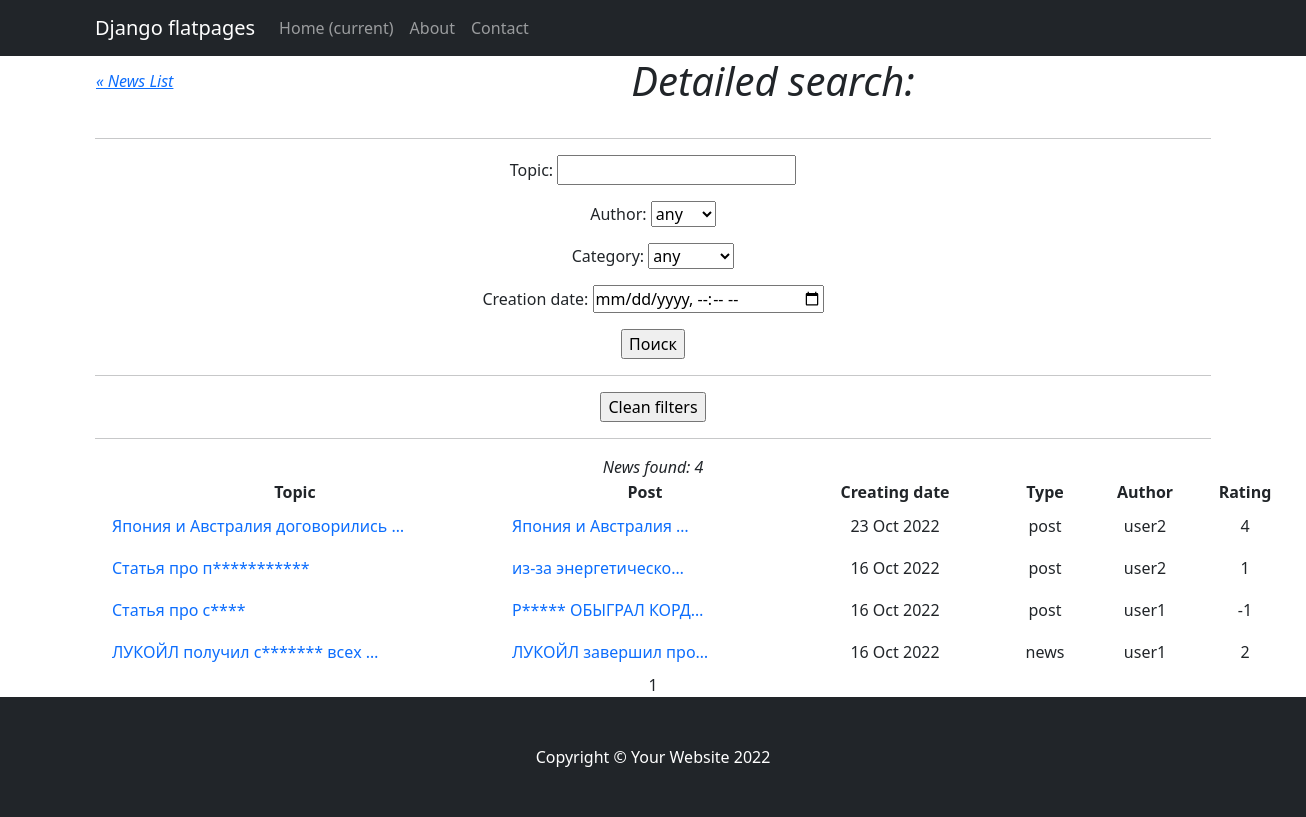
Page /news/search/ on the earlier database version.
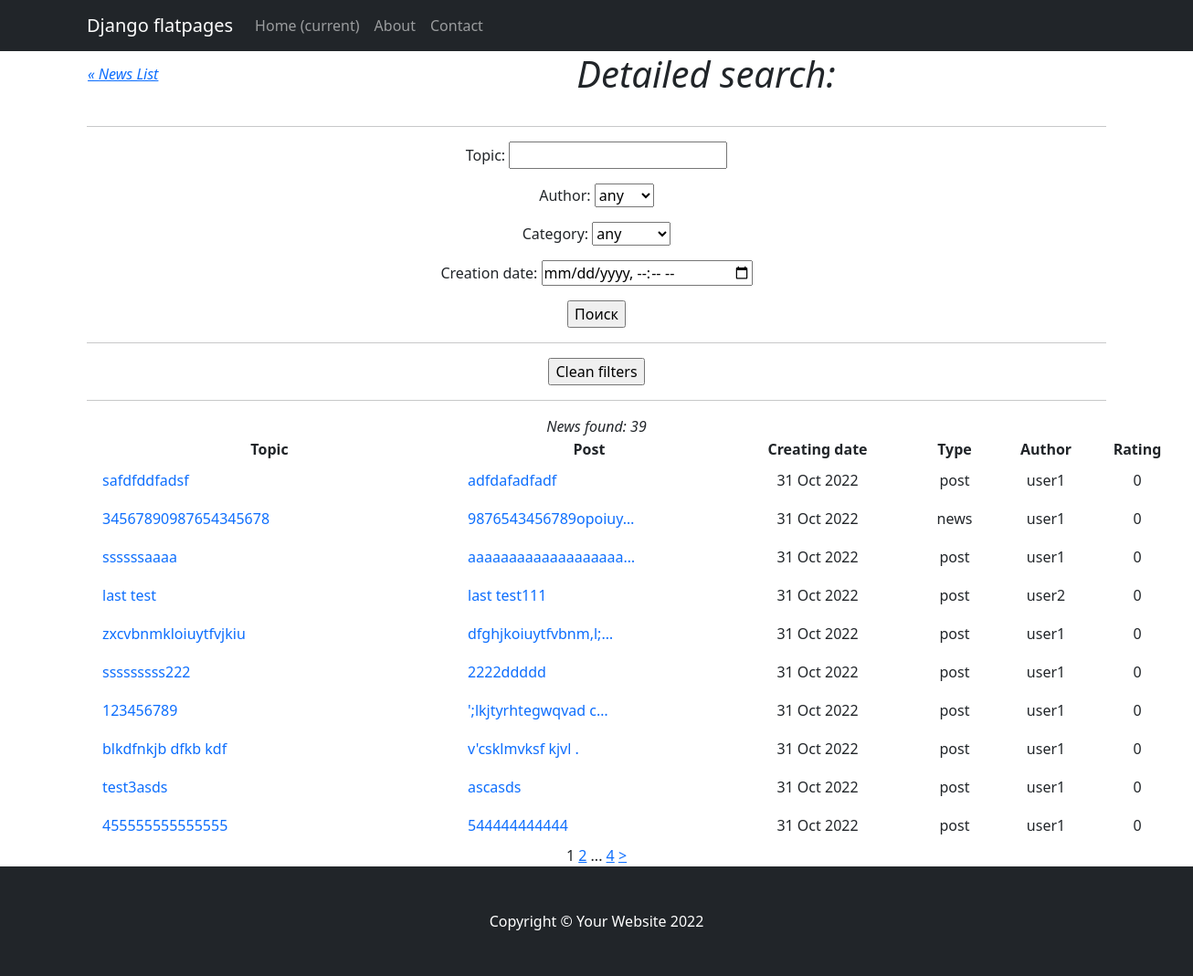
Same page on the later database version.
### news/models.py (models this page shows, shortened)
class Post(models.Model):
    news = 'news'
    post = 'post'
    CONTENT_TYPE = [
        (news, 'новость'),
        (post, 'статья'),
    ]
    contentType = models.CharField(max_length=4, choices=CONTENT_TYPE, default=post)
    author = models.ForeignKey(Author, on_delete=models.CASCADE)
    createTime = models.DateTimeField(auto_now_add=True)
    topic = models.CharField(max_length=128)
    content = models.TextField()
    rating = models.SmallIntegerField(default=0)
    postCategory = models.ManyToManyField(Category, through='PostCategory')
    def __str__(self):
        return f'{self.topic.title()}: {self.content[:20]}... Created: {self.createTime}\n'

class Author(models.Model):
    authorUser = models.OneToOneField(User, on_delete=models.CASCADE)
    authorRating = models.SmallIntegerField(default=0)
    def __str__(self):
        return f'{self.authorUser}'

### news/views.py (the view)
# urls.py: path('search/', PostSearch.as_view(), name='post_search'),
class PostSearch(ListView):
    model = Post
    ordering = '-createTime'
    template_name = 'news/post_search.html'
    context_object_name = 'news'
    paginate_by = 10
    def get_queryset(self):
        queryset = super().get_queryset()
        self.filterset = PostFilter(self.request.GET, queryset)
        return self.filterset.qs
    def get_context_data(self, **kwargs):
        context = super().get_context_data(**kwargs)
        context['time_now'] = datetime.utcnow()
        context['news_number'] = len(self.filterset.qs)
        context['filterset'] = self.filterset
        pprint(context)
        return context

### news/models.py (called while the page is built)
    def __str__(self):
        return f'{self.name}'

### news/templatetags/custom_filters.py (called while the page is built)
@register.filter()
def censor(word):
   word_list_adapted = []
   try:
      word_no_space = word.strip()
      word_list = word_no_space.split()
      for word in word_list:
         word_adapted = word.lower()
         if word_adapted in censorship_list:
            word_censored = word[0] + '*' * (len(word_adapted)-1)
            word_list_adapted.append(word_censored)
         else:
            word_censored = word
            word_list_adapted.append(word_censored)
         corrected = " ".join(word_list_adapted)
      return corrected
   except AttributeError as e:
      return f"ErrorMessage: {e}. Please use only 'str'!"

### news/templatetags/custom_tags.py (called while the page is built)
@register.simple_tag(takes_context=True)
def url_replace(context, **kwargs):
   d = context['request'].GET.copy()
   for k, v in kwargs.items():
       d[k] = v
   return d.urlencode()

### templates/news/post_search.html (shortened to what this page needs)
{% extends 'flatpages/default.html' %}
{% load custom_filters %}
{% load custom_tags %}
{% block content %}
    <table>
        <tr>
            <td><em><p style="width: 100px; text-align: left;"><a href="/news/" class="previous">&laquo; News List</a></p></em></td>
            <td><h1><p style="width: 1150px;"><em>Detailed search:</em></h1></td>
        </tr>
    </table>
<hr>
   <form action="" method="get">
       {{ filterset.form.as_p }}
       <input type="submit" value="Поиск" />
   </form>
<hr>
   <form action="" method="get">
       <input type="submit" value="Clean filters" />
   </form>
   <hr>
   {% if news %}
        <caption><em>News found: {{  news_number }}</em></caption>
       <table style="height: 24px; "width="1200">
           <tr>
               <td style="width: 400px; text-align: center;"><strong> Topic</strong> </td>
               <td style="width: 300px; text-align: center;"><strong> Post</strong> </td>
               <td style="width: 200px; text-align: center;"><strong> Creating date </strong></td>
               <td style="width: 100px; text-align: center;"><strong> Type</strong> </td>
               <td style="width: 100px; text-align: center;"><strong> Author </strong></td>
               <td style="width: 100px; text-align: center;"><strong> Rating</strong> </td>
           </tr>
           {% for news_ in news %}
           <tr>
               <td style="text-align: left;"> <a class="nav-link" href="/news/{{ news_.id }}"> {{ news_.topic|censor|truncatewords:4 }} </a></td>
               <td style="text-align: left;"><a class="nav-link" href="/news/{{ news_.id }}">{{ news_.content|censor|truncatechars:20 }}</a></td>
               <td>{{ news_.createTime|date:'d M Y' }}</td>
               <td>{{ news_.contentType }}</td>
               <td>{{ news_.author }}</td>
               <td>{{ news_.rating }}</td>
           </tr>
           {% endfor %}
        </table>
   {% else %}
       <h2>No news</h2>
   {% endif %}
   {{ page_obj.number }}
   {% if page_obj.has_next %}
       <a href="?{% url_replace page=page_obj.next_page_number %}">{{ page_obj.next_page_number }}</a>
       {% if paginator.num_pages != page_obj.next_page_number %}
           ...
           <a href="?{% url_replace page=page_obj.paginator.num_pages %}">{{ page_obj.paginator.num_pages }}</a>
       {% endif %}
   {% endif %}
    {% if page_obj.has_next %}
       <a href="?{% url_replace page=page_obj.next_page_number %}">></a>
    {% endif %}
{% endblock content %}

Differences in the rows shown:
no longer on this page (row unchanged): Post: topic|censor "Япония и Австралия договорились …", content|censor "Япония и Австралия …", createTime "23 Oct 2022", contentType "post", author "user2", rating "4"
no longer on this page (row unchanged): Post: topic|censor "Статья про п***********", content|censor "из-за энергетическо…", createTime "16 Oct 2022", contentType "post", author "user2", rating "1"
no longer on this page (row unchanged): Post: topic|censor "Статья про с****", content|censor "Р***** ОБЫГРАЛ КОРД…", createTime "16 Oct 2022", contentType "post", author "user1", rating "-1"
no longer on this page (row unchanged): Post: topic|censor "ЛУКОЙЛ получил с******* всех …", content|censor "ЛУКОЙЛ завершил про…", createTime "16 Oct 2022", contentType "news", author "user1", rating "2"
added Post: topic|censor "safdfddfadsf", content|censor "adfdafadfadf", createTime "31 Oct 2022", contentType "post", author "user1", rating "0"
added Post: topic|censor "34567890987654345678", content|censor "9876543456789opoiuy…", createTime "31 Oct 2022", contentType "news", author "user1", rating "0"
added Post: topic|censor "ssssssaaaa", content|censor "aaaaaaaaaaaaaaaaaaa…", createTime "31 Oct 2022", contentType "post", author "user1", rating "0"
added Post: topic|censor "last test", content|censor "last test111", createTime "31 Oct 2022", contentType "post", author "user2", rating "0"
added Post: topic|censor "zxcvbnmkloiuytfvjkiu", content|censor "dfghjkoiuytfvbnm,l;…", createTime "31 Oct 2022", contentType "post", author "user1", rating "0"
added Post: topic|censor "sssssssss222", content|censor "2222ddddd", createTime "31 Oct 2022", contentType "post", author "user1", rating "0"
added Post: topic|censor "123456789", content|censor "';lkjtyrhtegwqvad c…", createTime "31 Oct 2022", contentType "post", author "user1", rating "0"
added Post: topic|censor "blkdfnkjb dfkb kdf", content|censor "v'csklmvksf kjvl .", createTime "31 Oct 2022", contentType "post", author "user1", rating "0"
added Post: topic|censor "test3asds", content|censor "ascasds", createTime "31 Oct 2022", contentType "post", author "user1", rating "0"
added Post: topic|censor "455555555555555", content|censor "544444444444", createTime "31 Oct 2022", contentType "post", author "user1", rating "0"
Other differences:
{{ news_number }}: "4" → "39"
{{ page_obj.next_page_number }}: (not shown) → "2"
{{ page_obj.paginator.num_pages }}: (not shown) → "4"
